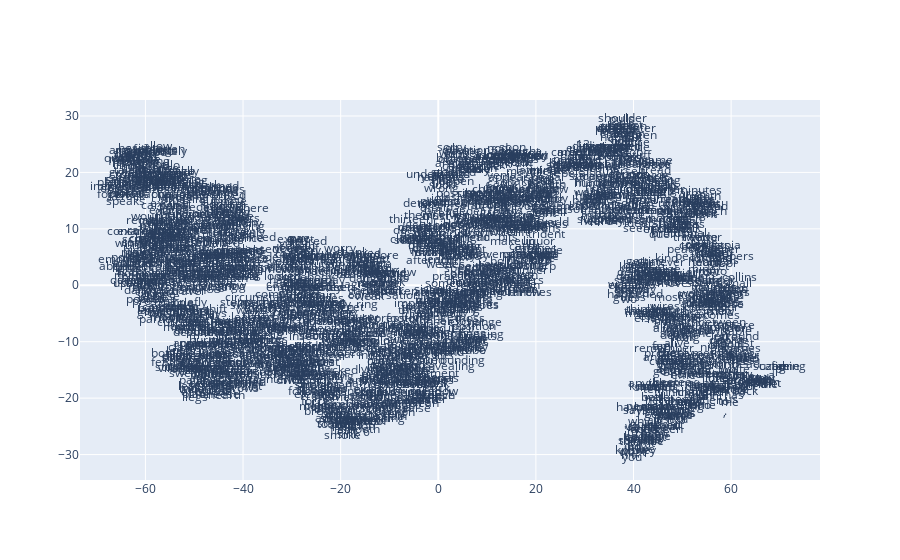

Notebook cell for this chart:
### Code cell
def plot_with_plotly(x_vals, y_vals, labels, plot_in_notebook=True):
    from plotly.offline import init_notebook_mode, iplot, plot
    import plotly.graph_objs as go

    trace = go.Scatter(x=x_vals, y=y_vals, mode='text', text=labels)
    data = [trace]

    if plot_in_notebook:
        init_notebook_mode(connected=True)
        iplot(data, filename='word-embedding-plot')
    else:
        plot(data, filename='word-embedding-plot.html')


def plot_with_matplotlib(x_vals, y_vals, labels):
    import matplotlib.pyplot as plt
    import random

    random.seed(0)

    plt.figure(figsize=(12, 12))
    plt.scatter(x_vals, y_vals)

    #
    # Label randomly subsampled 25 data points
    #
    indices = list(range(len(labels)))
    selected_indices = random.sample(indices, 25)
    for i in selected_indices:
        plt.annotate(labels[i], (x_vals[i], y_vals[i]))

try:
    get_ipython()
except Exception:
    plot_function = plot_with_matplotlib
else:
    plot_function = plot_with_plotly

plot_function(x_vals, y_vals, labels)

### Figure 1 — Plotly figure (JSON) as saved in the notebook; plotly's stock layout.template omitted (floating-point values rounded to 4 significant figures; data arrays with more than 128 entries replaced by an {"elided": "..."} marker saying what was removed)
{"data": [{"mode": "text", "text": {"elided": "1963 str values"}, "type": "scatter", "x": {"elided": "1963 float values"}, "y": {"elided": "1963 float values"}}], "layout": {}}
